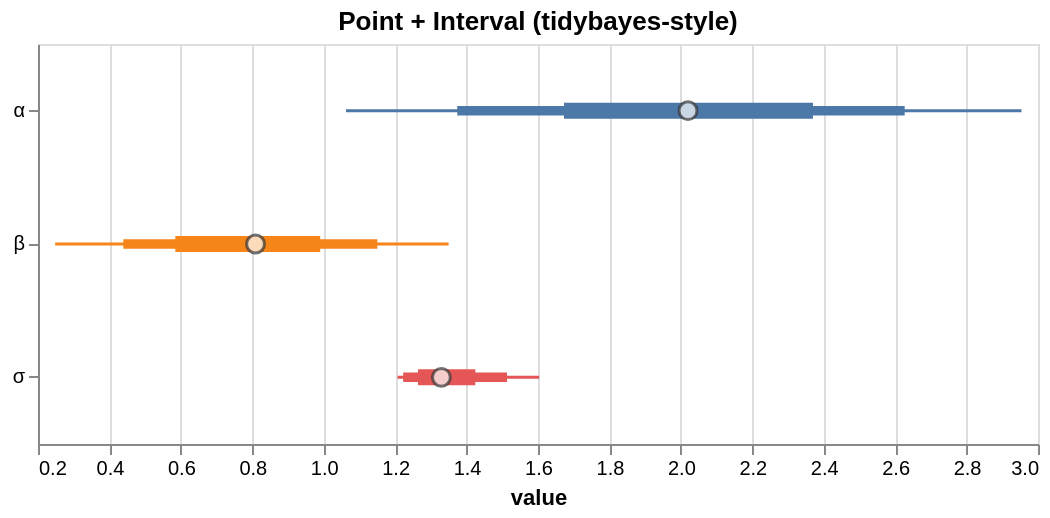

The Vega-Lite source for this figure:
### Vega-Lite specification from a JSON file in a GitHub repository (floating-point values rounded to 4 significant figures)
{"$schema": "https://vega.github.io/schema/vega-lite/v5.json", "config": {"axis": {"labelLimit": 0}, "header": {"labelLimit": 0}, "legend": {"labelLimit": 0}}, "data": {"values": [{"__point__": 0.809, "hi_0_5_": 0.9902, "hi_0_8_": 1.15, "hi_0_95_": 1.35, "lo_0_5_": 0.5845, "lo_0_8_": 0.4389, "lo_0_95_": 0.2481, "parameter": "β"}, {"__point__": 2.02, "hi_0_5_": 2.37, "hi_0_8_": 2.627, "hi_0_95_": 2.954, "lo_0_5_": 1.673, "lo_0_8_": 1.374, "lo_0_95_": 1.062, "parameter": "α"}, {"__point__": 1.329, "hi_0_5_": 1.425, "hi_0_8_": 1.513, "hi_0_95_": 1.603, "lo_0_5_": 1.264, "lo_0_8_": 1.223, "lo_0_95_": 1.207, "parameter": "σ"}]}, "height": 200, "layer": [{"encoding": {"color": {"field": "parameter", "legend": null, "type": "nominal"}, "tooltip": [{"field": "__point__", "title": "value (estimate)", "type": "quantitative"}, {"field": "parameter", "type": "nominal"}, {"field": "lo_0_95_", "title": "95% lo", "type": "quantitative"}, {"field": "hi_0_95_", "title": "95% hi", "type": "quantitative"}], "x": {"field": "lo_0_95_", "scale": {"zero": false}, "title": "value", "type": "quantitative"}, "x2": {"field": "hi_0_95_"}, "y": {"axis": {"title": null}, "field": "parameter", "type": "nominal"}}, "mark": {"strokeWidth": 1.5, "type": "rule"}, "params": [{"bind": "scales", "name": "grid", "select": {"encodings": ["x"], "type": "interval"}}]}, {"encoding": {"color": {"field": "parameter", "legend": null, "type": "nominal"}, "tooltip": [{"field": "__point__", "title": "value (estimate)", "type": "quantitative"}, {"field": "parameter", "type": "nominal"}, {"field": "lo_0_95_", "title": "95% lo", "type": "quantitative"}, {"field": "hi_0_95_", "title": "95% hi", "type": "quantitative"}], "x": {"field": "lo_0_8_", "scale": {"zero": false}, "title": "value", "type": "quantitative"}, "x2": {"field": "hi_0_8_"}, "y": {"axis": {"title": null}, "field": "parameter", "type": "nominal"}}, "mark": {"strokeWidth": 4.75, "type": "rule"}}, {"encoding": {"color": {"field": "parameter", "legend": null, "type": "nominal"}, "tooltip": [{"field": "__point__", "title": "value (estimate)", "type": "quantitative"}, {"field": "parameter", "type": "nominal"}, {"field": "lo_0_95_", "title": "95% lo", "type": "quantitative"}, {"field": "hi_0_95_", "title": "95% hi", "type": "quantitative"}], "x": {"field": "lo_0_5_", "scale": {"zero": false}, "title": "value", "type": "quantitative"}, "x2": {"field": "hi_0_5_"}, "y": {"axis": {"title": null}, "field": "parameter", "type": "nominal"}}, "mark": {"strokeWidth": 8.0, "type": "rule"}}, {"encoding": {"tooltip": [{"field": "__point__", "title": "value (estimate)", "type": "quantitative"}, {"field": "parameter", "type": "nominal"}, {"field": "lo_0_95_", "title": "95% lo", "type": "quantitative"}, {"field": "hi_0_95_", "title": "95% hi", "type": "quantitative"}], "x": {"field": "__point__", "scale": {"zero": false}, "type": "quantitative"}, "y": {"field": "parameter", "type": "nominal"}}, "mark": {"color": "white", "filled": true, "size": 80, "stroke": "#333", "strokeWidth": 1.5, "type": "point"}}], "title": "Point + Interval (tidybayes-style)", "width": 500}
